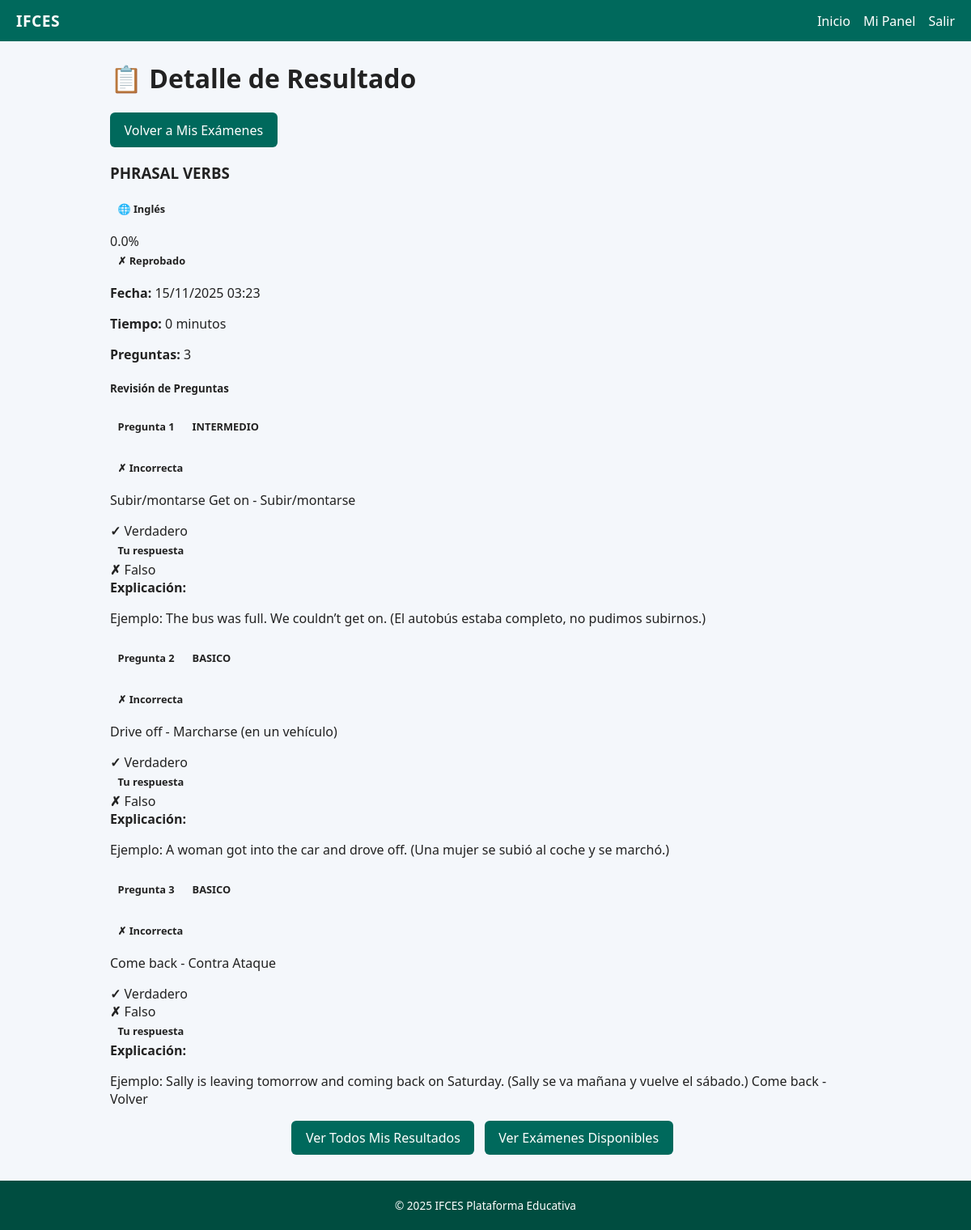
/estudiante/resultado/1 (signed in), run on the app's committed database.
### app/models.py (models this page shows, shortened)
class Examen(db.Model):
    __tablename__ = "examenes"
    id = db.Column(db.Integer, primary_key=True)
    titulo = db.Column(db.String(200), nullable=False)
    descripcion = db.Column(db.Text)
    fecha_creacion = db.Column(db.DateTime, default=datetime.utcnow)
    duracion_minutos = db.Column(db.Integer, default=60)
    fecha_limite = db.Column(db.DateTime)
    publicado = db.Column(db.Boolean, default=False)
    profesor_id = db.Column(db.Integer, db.ForeignKey('users.id'), nullable=False)
    categoria_id = db.Column(db.Integer, db.ForeignKey('categorias.id'))
    intentos_maximos = db.Column(db.Integer, default=1)  # número de intentos permitidos
    mostrar_respuestas = db.Column(db.Boolean, default=True)  # mostrar respuestas correctas después
    barajar_preguntas = db.Column(db.Boolean, default=False)  # randomizar orden preguntas
    calificacion_minima = db.Column(db.Float, default=60.0)  # porcentaje mínimo para aprobar
    preguntas = db.relationship('Pregunta', backref='examen', lazy=True, cascade='all, delete-orphan')
    resultados = db.relationship('ExamenResultado', backref='examen', lazy=True, cascade='all, delete-orphan')

class Categoria(db.Model):
    __tablename__ = "categorias"
    id = db.Column(db.Integer, primary_key=True)
    nombre = db.Column(db.String(100), nullable=False, unique=True)
    descripcion = db.Column(db.Text)
    color = db.Column(db.String(7), default="#00695c")  # Color hex para UI
    icono = db.Column(db.String(50))  # Emoji o clase CSS
    activo = db.Column(db.Boolean, default=True)
    created_at = db.Column(db.DateTime, default=datetime.utcnow)
    examenes = db.relationship('Examen', backref='categoria', lazy=True)

class ExamenResultado(db.Model):
    __tablename__ = "examenes_resultados"
    id = db.Column(db.Integer, primary_key=True)
    examen_id = db.Column(db.Integer, db.ForeignKey('examenes.id'), nullable=False)
    estudiante_id = db.Column(db.Integer, db.ForeignKey('users.id'), nullable=False)
    calificacion = db.Column(db.Float, default=0)
    total_puntos = db.Column(db.Float, default=0)
    fecha_inicio = db.Column(db.DateTime, default=datetime.utcnow)
    fecha_fin = db.Column(db.DateTime)
    completado = db.Column(db.Boolean, default=False)
    tiempo_utilizado = db.Column(db.Integer, default=0)  # en segundos
    comentario_profesor = db.Column(db.Text)
    recomendaciones = db.Column(db.Text)
    fecha_presentacion = db.Column(db.DateTime)
    es_modo_practica = db.Column(db.Boolean, default=False)  # Sin calificación
    solicitud_revision = db.Column(db.Boolean, default=False)
    revision_completada = db.Column(db.Boolean, default=False)
    fecha_solicitud_revision = db.Column(db.DateTime)
    estudiante = db.relationship('User', foreign_keys=[estudiante_id], backref='mis_resultados')
    respuestas = db.relationship('Respuesta',
                                 primaryjoin='and_(ExamenResultado.examen_id==Respuesta.examen_id, '
                                            'ExamenResultado.estudiante_id==Respuesta.estudiante_id)',
                                 foreign_keys='[Respuesta.examen_id, Respuesta.estudiante_id]',
                                 viewonly=True)

class Pregunta(db.Model):
    __tablename__ = "preguntas"
    id = db.Column(db.Integer, primary_key=True)
    examen_id = db.Column(db.Integer, db.ForeignKey('examenes.id'), nullable=False)
    texto = db.Column(db.Text, nullable=False)
    tipo = db.Column(db.String(20), nullable=False)  # opcion_multiple, verdadero_falso, abierta
    opciones = db.Column(db.Text)  # JSON string para opciones múltiples
    respuesta_correcta = db.Column(db.Text)
    puntos = db.Column(db.Integer, default=1)
    orden = db.Column(db.Integer, default=0)
    nivel_dificultad = db.Column(db.String(20), default="basico")  # basico, intermedio, avanzado
    tiempo_estimado = db.Column(db.Integer, default=60)  # segundos
    explicacion = db.Column(db.Text)  # Explicación de la respuesta correcta
    imagen_url = db.Column(db.String(255))  # Ruta a imagen adjunta
    respuestas = db.relationship('Respuesta', backref='pregunta', lazy=True, cascade='all, delete-orphan')

### app/main/routes.py (the view)
@main_bp.route("/estudiante/resultado/<int:resultado_id>")
@login_required
@role_required("estudiante")
def estudiante_detalle_resultado(resultado_id):
    resultado = ExamenResultado.query.get_or_404(resultado_id)
    if resultado.estudiante_id != current_user.id:
        return "No tienes acceso a este resultado", 403
    return render_template(
        "estudiante/detalle_resultado.html",
        resultado=resultado
    )

### app/models.py (called while the page is built)
@login_manager.user_loader
def load_user(user_id):  # pragma: no cover
    return User.query.get(int(user_id))

### app/templates/estudiante/detalle_resultado.html (shortened to what this page needs)
{% extends "layout.html" %}
{% block content %}
<div class="container my-5">
    <div class="d-flex justify-content-between align-items-center mb-4">
        <h1 class="display-5">📋 Detalle de Resultado</h1>
        <a href="{{ url_for('main.estudiante_examenes') }}" class="btn btn-outline-secondary">
             Volver a Mis Exámenes
        </a>
    </div>
    <div class="card shadow-sm mb-4">
        <div class="card-header {% if resultado.calificacion >= (resultado.examen.calificacion_minima or 60) %}bg-success{% else %}bg-danger{% endif %} text-white">
            <div class="row align-items-center">
                <div class="col-md-8">
                    <h3 class="mb-0">{{ resultado.examen.titulo }}</h3>
                    <p class="mb-0">
                        {% if resultado.examen.categoria %}
                        <span class="badge bg-light text-dark">
                            {{ resultado.examen.categoria.icono }} {{ resultado.examen.categoria.nombre }}
                        </span>
                        {% endif %}
                    </p>
                </div>
                <div class="col-md-4 text-end">
                    <div class="fs-1 fw-bold">{{ "%.1f"|format(resultado.calificacion) }}%</div>
                    <div>
                        {% if resultado.calificacion >= 90 %}
                            <span class="badge bg-light text-success">🌟 Excelente</span>
                        {% elif resultado.calificacion >= (resultado.examen.calificacion_minima or 60) %}
                            <span class="badge bg-light text-primary">✓ Aprobado</span>
                        {% else %}
                            <span class="badge bg-light text-danger">✗ Reprobado</span>
                        {% endif %}
                    </div>
                </div>
            </div>
        </div>
        <div class="card-body">
            <div class="row">
                <div class="col-md-4">
                    <p class="mb-2">
                        <strong>Fecha:</strong> {{ resultado.fecha_presentacion.strftime('%d/%m/%Y %H:%M') if resultado.fecha_presentacion else 'N/A' }}
                    </p>
                </div>
                <div class="col-md-4">
                    <p class="mb-2">
                        <strong>Tiempo:</strong> {{ resultado.tiempo_utilizado // 60 if resultado.tiempo_utilizado else 0 }} minutos
                    </p>
                </div>
                <div class="col-md-4">
                    <p class="mb-2">
                        <strong>Preguntas:</strong> {{ resultado.examen.preguntas|length }}
                    </p>
                </div>
            </div>
        </div>
    </div>
    {% if resultado.examen.mostrar_respuestas %}
    <div class="card shadow-sm mb-4">
        <div class="card-header bg-primary text-white">
            <h5 class="mb-0"> Revisión de Preguntas</h5>
        </div>
        <div class="card-body">
            {% for pregunta in resultado.examen.preguntas %}
            {% set respuesta_estudiante = resultado.respuestas|selectattr('pregunta_id', 'equalto', pregunta.id)|first %}
            <div class="mb-4 pb-4 {% if not loop.last %}border-bottom{% endif %}">
                <div class="d-flex justify-content-between align-items-start mb-3">
                    <h6 class="mb-0">
                        <span class="badge bg-secondary">Pregunta {{ loop.index }}</span>
                        {% if pregunta.nivel_dificultad %}
                        <span class="badge {% if pregunta.nivel_dificultad == 'basico' %}bg-success{% elif pregunta.nivel_dificultad == 'intermedio' %}bg-warning{% else %}bg-danger{% endif %}">
                            {{ pregunta.nivel_dificultad|upper }}
                        </span>
                        {% endif %}
                    </h6>
                    {% if respuesta_estudiante %}
                        {% if respuesta_estudiante.es_correcta %}
                            <span class="badge bg-success fs-6">✓ Correcta</span>
                        {% else %}
                            <span class="badge bg-danger fs-6">✗ Incorrecta</span>
                        {% endif %}
                    {% else %}
                        <span class="badge bg-secondary fs-6">Sin responder</span>
                    {% endif %}
                </div>
                <p class="fs-6 mb-3">{{ pregunta.texto }}</p>
                {% if pregunta.tipo == 'opcion_multiple' %}
                    {% set opciones = pregunta.opciones|from_json %}
                    <div class="opciones-resultado">
                        {% for opcion in opciones %}
                        <div class="p-3 mb-2 border rounded {% if opcion.correcta %}bg-success-subtle border-success{% elif respuesta_estudiante and respuesta_estudiante.respuesta_texto == opcion.texto and not opcion.correcta %}bg-danger-subtle border-danger{% endif %}">
                            <div class="d-flex justify-content-between align-items-center">
                                <span>
                                    <strong>{{ loop.index|chr_uppercase }})</strong> {{ opcion.texto }}
                                </span>
                                <div>
                                    {% if opcion.correcta %}
                                        <span class="badge bg-success">✓ Correcta</span>
                                    {% endif %}
                                    {% if respuesta_estudiante and respuesta_estudiante.respuesta_texto == opcion.texto %}
                                        <span class="badge bg-info">Tu respuesta</span>
                                    {% endif %}
                                </div>
                            </div>
                        </div>
                        {% endfor %}
                    </div>
                {% elif pregunta.tipo == 'verdadero_falso' %}
                    <div class="opciones-resultado">
                        <div class="p-3 mb-2 border rounded {% if pregunta.respuesta_correcta == 'Verdadero' %}bg-success-subtle border-success{% elif respuesta_estudiante and respuesta_estudiante.respuesta_texto == 'Verdadero' and pregunta.respuesta_correcta != 'Verdadero' %}bg-danger-subtle border-danger{% endif %}">
                            <div class="d-flex justify-content-between align-items-center">
                                <span><strong>✓</strong> Verdadero</span>
                                <div>
                                    {% if respuesta_estudiante and respuesta_estudiante.respuesta_texto == 'Verdadero' %}
                                        <span class="badge bg-info">Tu respuesta</span>
                                    {% endif %}
                                </div>
                            </div>
                        </div>
                        <div class="p-3 mb-2 border rounded {% if pregunta.respuesta_correcta == 'Falso' %}bg-success-subtle border-success{% elif respuesta_estudiante and respuesta_estudiante.respuesta_texto == 'Falso' and pregunta.respuesta_correcta != 'Falso' %}bg-danger-subtle border-danger{% endif %}">
                            <div class="d-flex justify-content-between align-items-center">
                                <span><strong>✗</strong> Falso</span>
                                <div>
                                    {% if respuesta_estudiante and respuesta_estudiante.respuesta_texto == 'Falso' %}
                                        <span class="badge bg-info">Tu respuesta</span>
                                    {% endif %}
                                </div>
                            </div>
                        </div>
                    </div>
                {% elif pregunta.tipo == 'abierta' %}
                    <div class="alert alert-info">
                        <strong>Tu respuesta:</strong>
                        <p class="mb-0 mt-2">{{ respuesta_estudiante.respuesta_texto if respuesta_estudiante else 'Sin responder' }}</p>
                    </div>
                {% endif %}
                {% if pregunta.explicacion %}
                <div class="alert alert-light border-start border-primary border-3 mt-3">
                    <strong> Explicación:</strong>
                    <p class="mb-0 mt-2">{{ pregunta.explicacion }}</p>
                </div>
                {% endif %}
            </div>
            {% endfor %}
        </div>
    </div>
    {% else %}
    <div class="alert alert-warning">
        <i class="bi bi-eye-slash"></i> El profesor ha configurado este examen para no mostrar las respuestas correctas.
    </div>
    {% endif %}
    <div class="text-center mb-5">
        <a href="{{ url_for('main.estudiante_resultados') }}" class="btn btn-primary btn-lg">
            Ver Todos Mis Resultados
        </a>
        <a href="{{ url_for('main.estudiante_examenes') }}" class="btn btn-outline-primary btn-lg ms-2">
            Ver Exámenes Disponibles
        </a>
    </div>
</div>
{% endblock %}

### app/static/css/styles.css (style rules this page uses)
body { margin:0;font-family:'Segoe UI',Arial,sans-serif;background:#f4f7fb;color:#222; }
.container { max-width:960px;margin:1.5rem auto;padding:0 1rem; }
.btn { background:#00695c;color:#fff;padding:.65rem 1.1rem;border:none;border-radius:6px;text-decoration:none;display:inline-block;margin-right:.5rem;cursor:pointer;font-weight:500;transition:filter .2s; }
.btn-primary { background:#00695c; }
.badge { display:inline-block;padding:.25rem .6rem;border-radius:4px;font-size:.8rem;font-weight:600; }
.text-center { text-align:center;margin-top:1rem; }

### data on the page
Examen: examen.titulo "PHRASAL VERBS"
Categoria: examen.categoria.icono "🌐", examen.categoria.nombre "Inglés"
ExamenResultado: calificacion "0.0", fecha_presentacion "15/11/2025 03:23", tiempo_utilizado "0"
Pregunta: nivel_dificultad "INTERMEDIO", texto "Subir/montarse Get on - Subir/montarse", tipo "Verdadero", explicacion "Ejemplo: The bus was full. We couldn’t get on. (El autobús estaba completo, no pudimos subirnos.)"
Pregunta: nivel_dificultad "BASICO", texto "Drive off - Marcharse (en un vehículo)", tipo "Verdadero", explicacion "Ejemplo: A woman got into the car and drove off. (Una mujer se subió al coche y se marchó.)"
Pregunta: nivel_dificultad "BASICO", texto "Come back - Contra Ataque", tipo "Verdadero", explicacion "Ejemplo: Sally is leaving tomorrow and coming back on Saturday. (Sally se va mañana y vuelve el sábado.) Come back - Volver"

### other printed values
{{ resultado.examen.preguntas|length }} "3"
